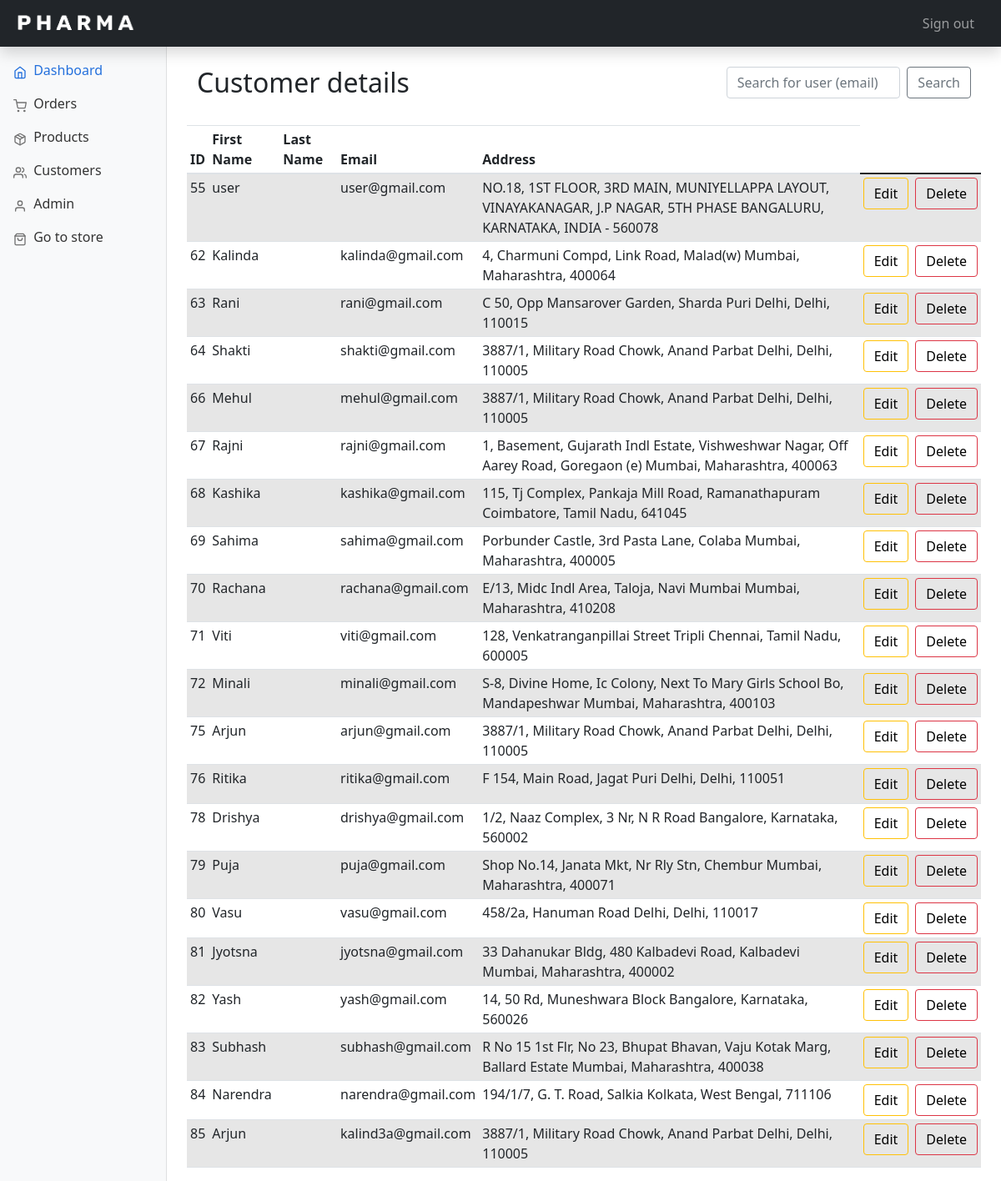
Page /admin/customers.php (signed in) on the committed database.
### tables this page shows
CREATE TABLE `user` (
  `user_Lname` varchar(20) NOT NULL,
  `email` varchar(50) NOT NULL,
  `user_password` varchar(50) NOT NULL,
  `user_id` int(3) NOT NULL,
  `user_fname` varchar(20) NOT NULL,
  `user_address` text NOT NULL
);

### admin/includes/functions.php (called while the page is built, shortened)
<?php
$connection = mysqli_connect("localhost", "root", "", "Pharma");
function query($query)
{
    global $connection;
    $run = mysqli_query($connection, $query);
    if ($run) {
        while ($row = $run->fetch_assoc()) {
            $data[] = $row;
        }
        return $data;
    } else {
        return 0;
    }
}
function all_users()
{
    $query = "SELECT user_id ,user_fname ,user_lname ,email ,user_address FROM user";
    $data = query($query);
    return $data;
}
function check_admin($id)
{
    $query = "SELECT admin_id FROM admin where admin_id='$id'";
    $row = query($query);
    if (empty($row)) {
        return 0;
    } else {
        return 1;
    }
}

### admin/customers.php (the view, shortened to what this page needs)
<?php
include "includes/head.php";
?>
<body>
    <?php
    include "includes/header.php"
    ?>
    <?php
    include "includes/sidebar.php";
    ?>
    <main class="col-md-9 ms-sm-auto col-lg-10 px-md-4">
        <div class="container">
            <div class="row align-items-start">
                <div class="col">
                    <br>
                    <h2>Customer details</h2>
                    <br>
                </div>
                <div class="col">
                </div>
                <div class="col">
                    <br>
                    <form class="d-flex" method="GET" action="customers.php">
                        <input class="form-control me-2 col" type="search" name="search_user_email" placeholder="Search for user (email)" aria-label="Search">
                        <button class="btn btn-outline-secondary" type="submit" name="search_user" value="search">Search</button>
                    </form>
                    <br>
                </div>
            </div>
        </div>
        <div class="table-responsive">
            <table class="table table-striped table-sm">
                <thead>
                    <tr>
                        <th scope="col">ID</th>
                        <th scope="col">First Name</th>
                        <th scope="col">Last Name</th>
                        <th scope="col">Email</th>
                        <th scope="col">Address</th>
                </thead>
                <tbody>
                    <?php
                    $data = all_users();
                    $num = sizeof($data);
                    for ($i = 0; $i < $num; $i++) {
                    ?>
                        <tr>
                            <td><?php echo $data[$i]['user_id'] ?></td>
                            <td><?php echo $data[$i]['user_fname'] ?></td>
                             <td><?php echo $data[$i]['user_Lname'] ?></td>
                            <td><?php echo $data[$i]['email'] ?></td>
                            <td><?php echo $data[$i]['user_address'] ?></td>
                            <td>
                                <button type="button" class="btn pull-left btn-outline-warning"><a style="text-decoration: none; color:black;" href="customers.php?edit=<?php echo $data[$i]['user_id'] ?>">Edit</a></button>
                            </td>
                            <td>
                                <button type="button" class="btn pull-left btn-outline-danger"><a style="text-decoration: none; color:black;" href="customers.php?delete=<?php echo $data[$i]['user_id'] ?>">Delete</a></button>
                            </td>
                        </tr>
                    <?php  }
                    ?>
                </tbody>
            </table>
        </div>
    </main>
</body>

### admin/dashboard.css (style rules this page uses)
body { font-size: 0.875rem; }

### rows in the picture
user: user_id "55", user_fname "user", email "user@gmail.com", user_address "NO.18, 1ST FLOOR, 3RD MAIN, MUNIYELLAPPA LAYOUT, VINAYAKANAGAR, J.P NAGAR, 5TH PHASE BANGALURU, KARNATAKA, INDIA - 560078"
user: user_id "62", user_fname "Kalinda", email "kalinda@gmail.com", user_address "4, Charmuni Compd, Link Road, Malad(w) Mumbai, Maharashtra, 400064"
user: user_id "63", user_fname "Rani", email "rani@gmail.com", user_address "C 50, Opp Mansarover Garden, Sharda Puri Delhi, Delhi, 110015"
user: user_id "64", user_fname "Shakti", email "shakti@gmail.com", user_address "3887/1, Military Road Chowk, Anand Parbat Delhi, Delhi, 110005"
user: user_id "66", user_fname "Mehul", email "mehul@gmail.com", user_address "3887/1, Military Road Chowk, Anand Parbat Delhi, Delhi, 110005"
user: user_id "67", user_fname "Rajni", email "rajni@gmail.com", user_address "1, Basement, Gujarath Indl Estate, Vishweshwar Nagar, Off Aarey Road, Goregaon (e) Mumbai, Maharashtra, 400063"
user: user_id "68", user_fname "Kashika", email "kashika@gmail.com", user_address "115, Tj Complex, Pankaja Mill Road, Ramanathapuram Coimbatore, Tamil Nadu, 641045"
user: user_id "69", user_fname "Sahima", email "sahima@gmail.com", user_address "Porbunder Castle, 3rd Pasta Lane, Colaba Mumbai, Maharashtra, 400005"
user: user_id "70", user_fname "Rachana", email "rachana@gmail.com", user_address "E/13, Midc Indl Area, Taloja, Navi Mumbai Mumbai, Maharashtra, 410208"
user: user_id "71", user_fname "Viti", email "viti@gmail.com", user_address "128, Venkatranganpillai Street Tripli Chennai, Tamil Nadu, 600005"
user: user_id "72", user_fname "Minali", email "minali@gmail.com", user_address "S-8, Divine Home, Ic Colony, Next To Mary Girls School Bo, Mandapeshwar Mumbai, Maharashtra, 400103"
user: user_id "75", user_fname "Arjun", email "arjun@gmail.com", user_address "3887/1, Military Road Chowk, Anand Parbat Delhi, Delhi, 110005"
user: user_id "76", user_fname "Ritika", email "ritika@gmail.com", user_address "F 154, Main Road, Jagat Puri Delhi, Delhi, 110051"
user: user_id "78", user_fname "Drishya", email "drishya@gmail.com", user_address "1/2, Naaz Complex, 3 Nr, N R Road Bangalore, Karnataka, 560002"
user: user_id "79", user_fname "Puja", email "puja@gmail.com", user_address "Shop No.14, Janata Mkt, Nr Rly Stn, Chembur Mumbai, Maharashtra, 400071"
user: user_id "80", user_fname "Vasu", email "vasu@gmail.com", user_address "458/2a, Hanuman Road Delhi, Delhi, 110017"
user: user_id "81", user_fname "Jyotsna", email "jyotsna@gmail.com", user_address "33 Dahanukar Bldg, 480 Kalbadevi Road, Kalbadevi Mumbai, Maharashtra, 400002"
user: user_id "82", user_fname "Yash", email "yash@gmail.com", user_address "14, 50 Rd, Muneshwara Block Bangalore, Karnataka, 560026"
user: user_id "83", user_fname "Subhash", email "subhash@gmail.com", user_address "R No 15 1st Flr, No 23, Bhupat Bhavan, Vaju Kotak Marg, Ballard Estate Mumbai, Maharashtra, 400038"
user: user_id "84", user_fname "Narendra", email "narendra@gmail.com", user_address "194/1/7, G. T. Road, Salkia Kolkata, West Bengal, 711106"
user: user_id "85", user_fname "Arjun", email "kalind3a@gmail.com", user_address "3887/1, Military Road Chowk, Anand Parbat Delhi, Delhi, 110005"
